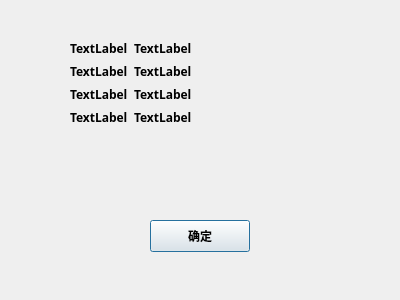
<?xml version="1.0" encoding="UTF-8"?>
<ui version="4.0">
 <class>GameFinish</class>
 <widget class="QWidget" name="GameFinish">
  <property name="geometry">
   <rect>
    <x>0</x>
    <y>0</y>
    <width>400</width>
    <height>300</height>
   </rect>
  </property>
  <property name="font">
   <font>
    <family>Heiti SC</family>
   </font>
  </property>
  <property name="windowTitle">
   <string>Form</string>
  </property>
  <widget class="QWidget" name="formLayoutWidget">
   <property name="geometry">
    <rect>
     <x>70</x>
     <y>40</y>
     <width>241</width>
     <height>101</height>
    </rect>
   </property>
   <property name="font">
    <font>
     <family>Heiti SC</family>
     <bold>true</bold>
    </font>
   </property>
   <layout class="QFormLayout" name="formLayout">
    <item row="0" column="0">
     <widget class="QLabel" name="Rank_1">
      <property name="font">
       <font>
        <family>Heiti SC</family>
        <bold>true</bold>
       </font>
      </property>
      <property name="text">
       <string>TextLabel</string>
      </property>
     </widget>
    </item>
    <item row="0" column="1">
     <widget class="QLabel" name="Name_1">
      <property name="font">
       <font>
        <family>Heiti SC</family>
        <bold>true</bold>
       </font>
      </property>
      <property name="text">
       <string>TextLabel</string>
      </property>
     </widget>
    </item>
    <item row="1" column="0">
     <widget class="QLabel" name="Rank_2">
      <property name="font">
       <font>
        <family>Heiti SC</family>
        <bold>true</bold>
       </font>
      </property>
      <property name="text">
       <string>TextLabel</string>
      </property>
     </widget>
    </item>
    <item row="1" column="1">
     <widget class="QLabel" name="Name_2">
      <property name="font">
       <font>
        <family>Heiti SC</family>
        <bold>true</bold>
       </font>
      </property>
      <property name="text">
       <string>TextLabel</string>
      </property>
     </widget>
    </item>
    <item row="2" column="0">
     <widget class="QLabel" name="Rank_3">
      <property name="font">
       <font>
        <family>Heiti SC</family>
        <bold>true</bold>
       </font>
      </property>
      <property name="text">
       <string>TextLabel</string>
      </property>
     </widget>
    </item>
    <item row="2" column="1">
     <widget class="QLabel" name="Name_3">
      <property name="font">
       <font>
        <family>Heiti SC</family>
        <bold>true</bold>
       </font>
      </property>
      <property name="text">
       <string>TextLabel</string>
      </property>
     </widget>
    </item>
    <item row="3" column="0">
     <widget class="QLabel" name="Rank_4">
      <property name="font">
       <font>
        <family>Heiti SC</family>
        <bold>true</bold>
       </font>
      </property>
      <property name="text">
       <string>TextLabel</string>
      </property>
     </widget>
    </item>
    <item row="3" column="1">
     <widget class="QLabel" name="Name_4">
      <property name="font">
       <font>
        <family>Heiti SC</family>
        <bold>true</bold>
       </font>
      </property>
      <property name="text">
       <string>TextLabel</string>
      </property>
     </widget>
    </item>
   </layout>
  </widget>
  <widget class="QPushButton" name="pushButton">
   <property name="geometry">
    <rect>
     <x>150</x>
     <y>220</y>
     <width>100</width>
     <height>32</height>
    </rect>
   </property>
   <property name="font">
    <font>
     <family>Heiti SC</family>
     <bold>true</bold>
    </font>
   </property>
   <property name="acceptDrops">
    <bool>false</bool>
   </property>
   <property name="text">
    <string>确定</string>
   </property>
   <property name="default">
    <bool>true</bool>
   </property>
  </widget>
 </widget>
 <resources/>
 <connections/>
</ui>
